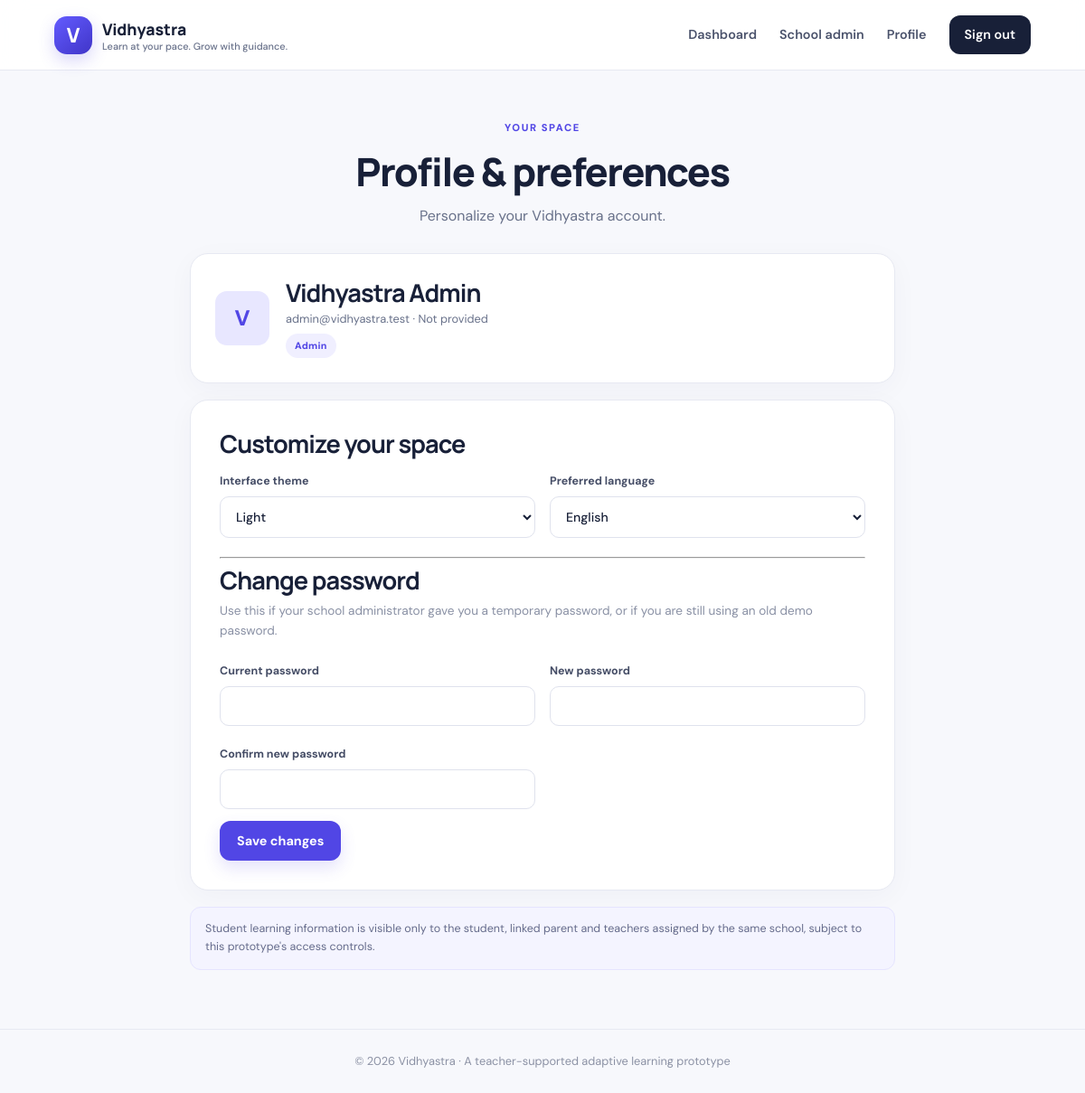
Screenshot of /profile (signed in) with the database file from the repository.
### tables this page shows
CREATE TABLE users (
      id INTEGER PRIMARY KEY AUTOINCREMENT, name TEXT NOT NULL, email TEXT UNIQUE NOT NULL,
      phone TEXT NOT NULL, password_hash TEXT NOT NULL, role TEXT NOT NULL,
      region TEXT DEFAULT '', district TEXT DEFAULT '', state TEXT DEFAULT '', board TEXT DEFAULT '',
      grade TEXT DEFAULT '', language TEXT DEFAULT 'English', theme TEXT DEFAULT 'light', bot_name TEXT DEFAULT 'Astra',
      roll_no TEXT UNIQUE, created_at TEXT NOT NULL
    , school_id INTEGER REFERENCES schools(id));

### app.py (the view, shortened to what this page needs)
@app.route('/profile', methods=['GET', 'POST'])
@login_required
def profile():
    user = current_user()
    if not user:
        abort(403)
    return render_template('profile.html', user=user)

### app.py (called while the page is built)
def db():
    con = sqlite3.connect(DB_PATH)
    con.row_factory = sqlite3.Row
    con.execute('PRAGMA foreign_keys = ON')
    return con

def current_user():
    user_id = session.get('user_id')
    if not user_id:
        return None
    con = db()
    try:
        return con.execute(
            'SELECT * FROM users WHERE id=?', (user_id,)
        ).fetchone()
    finally:
        con.close()

def login_required(fn):
    @wraps(fn)
    def wrapper(*args, **kwargs):
        if 'user_id' not in session:
            return redirect(url_for('login'))
        if current_user() is None:
            session.clear()
            return redirect(url_for('login'))
        return fn(*args, **kwargs)
    return wrapper

@app.context_processor
def inject_globals():
    return {
        'current_user': current_user(),
        'subjects': SUBJECTS,
        'year': date.today().year
    }

### templates/profile.html (shortened to what this page needs)
{% extends 'base.html' %}
{% block content %}
<section class="form-page">
    <div class="page-heading">
        <span class="eyebrow">YOUR SPACE</span>
        <h1>Profile & preferences</h1>
        <p>Personalize your Vidhyastra account.</p>
    </div>
    <div class="panel profile-summary">
        <div class="avatar big">{{ user['name'][:1] }}</div>
        <div>
            <h2>{{ user['name'] }}</h2>
            <p>{{ user['email'] }} · {{ user['phone'] }}</p>
            <span class="pill">{{ user['role']|title }}</span>
        </div>
    </div>
    <form class="form-card wide" method="post">
        <h2>Customize your space</h2>
        <div class="form-grid">
            <label>Interface theme
                <select name="theme">
                    <option value="light" {% if user['theme']=='light' %}selected{% endif %}>Light</option>
                </select>
            </label>
            <label>Preferred language
                <select name="language">
                    {% for l in ['English','Hindi','Telugu','Urdu','Tamil','Kannada','Marathi','Bengali'] %}
                    <option {% if user['language']==l %}selected{% endif %}>
                        {{ l }}
                    </option>
                    {% endfor %}
                </select>
            </label>
        </div>
        <hr>
        <h2>Change password</h2>
        <p class="muted">
            Use this if your school administrator gave you a temporary password,
            or if you are still using an old demo password.
        </p>
        <div class="form-grid">
            <label>Current password
                <input name="current_password" type="password" autocomplete="current-password">
            </label>
            <label>New password
                <input name="new_password" type="password" minlength="8" autocomplete="new-password">
            </label>
            <label>Confirm new password
                <input name="confirm_password" type="password" minlength="8" autocomplete="new-password">
            </label>
        </div>
        <button class="button primary" type="submit">
            Save changes
        </button>
    </form>
    <div class="notice">
        Student learning information is visible only to the student,
        linked parent and teachers assigned by the same school,
        subject to this prototype's access controls.
    </div>
</section>
{% endblock %}

### static/style.css (style rules this page uses)
:root { --ink:#182038;--muted:#68718a;--line:#e7e9f2;--paper:#f7f8fc;--white:#fff;--purple:#5146e5;--purple2:#7168f3;--green:#0d9f78;--orange:#e58b37;--shadow:0 18px 50px rgba(35,39,87,.08) }
* { box-sizing:border-box }
body { margin:0;background:var(--paper);color:var(--ink);font-family:'DM Sans',sans-serif;line-height:1.55 }
h1,h2,h3 { font-family:Manrope,sans-serif;letter-spacing:-.035em;line-height:1.15;margin:0 0 12px }
h1 { font-size:clamp(2.2rem,5vw,4.1rem);font-weight:800 }
h2 { font-size:1.7rem }
p { color:var(--muted);margin:0 0 16px }
.eyebrow { font-size:.7rem;letter-spacing:.14em;font-weight:800;color:var(--purple);display:block;margin-bottom:15px }
.button { border:0;display:inline-flex;align-items:center;justify-content:center;gap:8px;padding:13px 19px;border-radius:12px;font:700 .9rem 'DM Sans',sans-serif;cursor:pointer;transition:transform .18s,box-shadow .18s }
.primary { background:var(--purple);color:#fff;box-shadow:0 8px 18px #5146e528 }
.pill { display:inline-flex;background:#f0efff;color:var(--purple);border-radius:50px;padding:5px 10px;font-size:.67rem;font-weight:800;letter-spacing:.03em }
.muted,.tiny-note { color:#8990a4 }
.muted { font-size:.83rem }
.form-card,.panel { background:#fff;border:1px solid var(--line);border-radius:20px;padding:27px;box-shadow:0 7px 30px rgba(35,39,87,.035) }
.form-card h2 { margin-bottom:8px }
.form-card>p { font-size:.85rem }
.form-card label,.form-grid label { display:flex;flex-direction:column;gap:7px;font-size:.78rem;font-weight:700;color:#454d66;margin:15px 0 }
.form-card input,.form-card select,.form-card textarea,.inline-form input,.inline-form select,.ticket-row select { width:100%;border:1px solid #dfe2ed;background:#fff;border-radius:10px;padding:12px 13px;color:var(--ink);font:500 .88rem 'DM Sans',sans-serif;outline:none }
.form-page { max-width:780px;margin:55px auto }
.page-heading { text-align:center;margin-bottom:28px }
.page-heading h1 { font-size:2.7rem }
.page-heading p { max-width:580px;margin:0 auto }
.wide { padding:32px }
.form-grid { display:grid;grid-template-columns:1fr 1fr;gap:0 16px }
.form-grid label { margin:9px 0 13px }
.notice { background:#f4f4ff;border:1px solid #e5e4ff;color:#656b8b;border-radius:12px;padding:14px 16px;font-size:.78rem;margin:18px 0;line-height:1.6 }
.avatar { width:38px;height:38px;display:grid;place-items:center;border-radius:13px;background:#e8e7ff;color:var(--purple);font-weight:800 }
.avatar.big { width:60px;height:60px;font-size:1.5rem }
.profile-summary { display:flex;align-items:center;gap:18px;margin-bottom:18px }
.profile-summary h2 { margin:0 0 4px }
.profile-summary p { font-size:.8rem;margin:0 0 6px }

### rows the page displays
users: name "V", name "Vidhyastra Admin", email "admin@vidhyastra.test", phone "Not provided", role "Admin", theme "Light", language "English"
